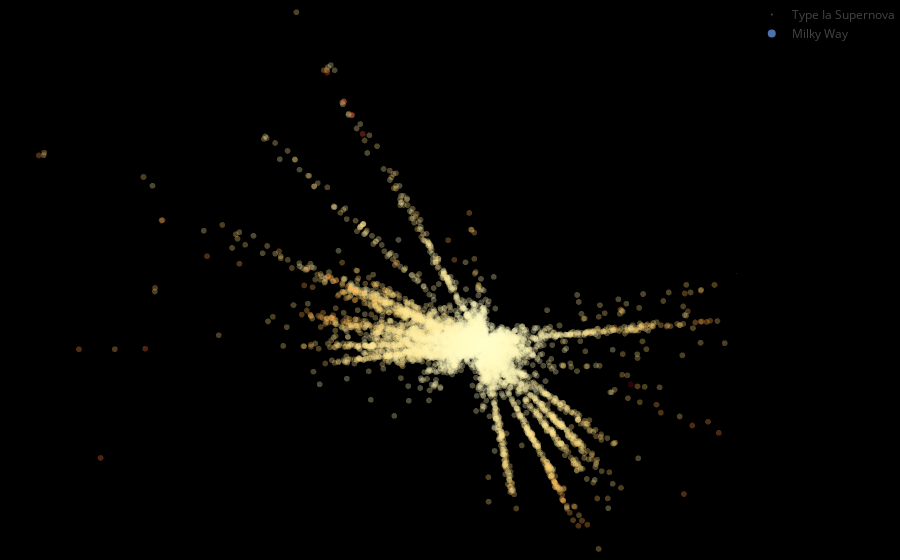

The code cell stored with this chart in its notebook:
### Code cell
# Defining hovertext for dynamic 3D plot
list_hoverinfo = []
for index, row in SN_Ia_data[SN_Ia_data["redshift"]>0].iterrows():
    list_hoverinfo.append("Distance: %.1f Mpc <br>Redshift: %.3f" % (row["distance_maxappmag"]/10**6, row["redshift"]))

# Plotting 3D position of type Ia supernovae (for SN with known redshift)
trace1 = go.Scatter3d(
    x=SN_Ia_data[SN_Ia_data["redshift"]>0]["x_carth"],
    y=SN_Ia_data[SN_Ia_data["redshift"]>0]["y_carth"],
    z=SN_Ia_data[SN_Ia_data["redshift"]>0]["z_carth"],
    mode='markers',
    marker=dict(
        size=2,
        color=-SN_Ia_data[SN_Ia_data["redshift"]>0]["redshift"],
        colorscale='YlOrRd',
        opacity=0.3
    ),
    name='Type Ia Supernova',
    text = list_hoverinfo,
    hoverinfo = "text",
)

# Plotting position of Milky Way
trace2 = go.Scatter3d(x=[0],y=[0],z=[0], name='Milky Way', mode = "markers", marker=dict(color=pal.as_hex()[0]))


data = [trace1, trace2]

# Removing axes
axis=dict(showbackground=False,
          showline=False,
          zeroline=False,
          showgrid=False,
          showticklabels=False,
          title=''
          )

# Defining default camera view
camera = dict(
    up=dict(x=0., y=0., z=1),
    center=dict(x=-0.13, y=-0.4, z=0.4),
    eye=dict(x=-0.06, y=0.35, z=0.06)
)

layout = go.Layout(paper_bgcolor='rgba(0,0,0,1)',
                   margin=dict(l=0, r=0, b=0, t=0),
                   scene=dict(xaxis=dict(axis),
                              yaxis=dict(axis),
                              zaxis=dict(axis),
                              camera=camera),
                  )

fig = go.Figure(data=data, layout=layout)

plotly.offline.init_notebook_mode(connected = True)
plotly.offline.iplot(fig)

### Figure 1 — Plotly figure (JSON) as saved in the notebook; plotly's stock layout.template omitted (floating-point values rounded to 4 significant figures; data arrays with more than 128 entries replaced by an {"elided": "..."} marker saying what was removed)
{"data": [{"hoverinfo": "text", "marker": {"color": {"elided": "8168 float values"}, "colorscale": "YlOrRd", "opacity": 0.3, "size": 2}, "mode": "markers", "name": "Type Ia Supernova", "text": {"elided": "8168 str values"}, "type": "scatter3d", "uid": "0ac3f2a8-aac8-11e8-9e09-d8fc93155f8f", "x": {"elided": "8168 float values"}, "y": {"elided": "8168 float values"}, "z": {"elided": "8168 float values"}}, {"marker": {"color": "#4c72b0"}, "mode": "markers", "name": "Milky Way", "type": "scatter3d", "uid": "0ac3f2a9-aac8-11e8-868e-d8fc93155f8f", "x": [0], "y": [0], "z": [0]}], "layout": {"margin": {"b": 0, "l": 0, "r": 0, "t": 0}, "paper_bgcolor": "rgba(0,0,0,1)", "scene": {"camera": {"center": {"x": -0.13, "y": -0.4, "z": 0.4}, "eye": {"x": -0.06, "y": 0.35, "z": 0.06}, "up": {"x": 0, "y": 0, "z": 1}}, "xaxis": {"showbackground": false, "showgrid": false, "showline": false, "showticklabels": false, "title": "", "zeroline": false}, "yaxis": {"showbackground": false, "showgrid": false, "showline": false, "showticklabels": false, "title": "", "zeroline": false}, "zaxis": {"showbackground": false, "showgrid": false, "showline": false, "showticklabels": false, "title": "", "zeroline": false}}}}
